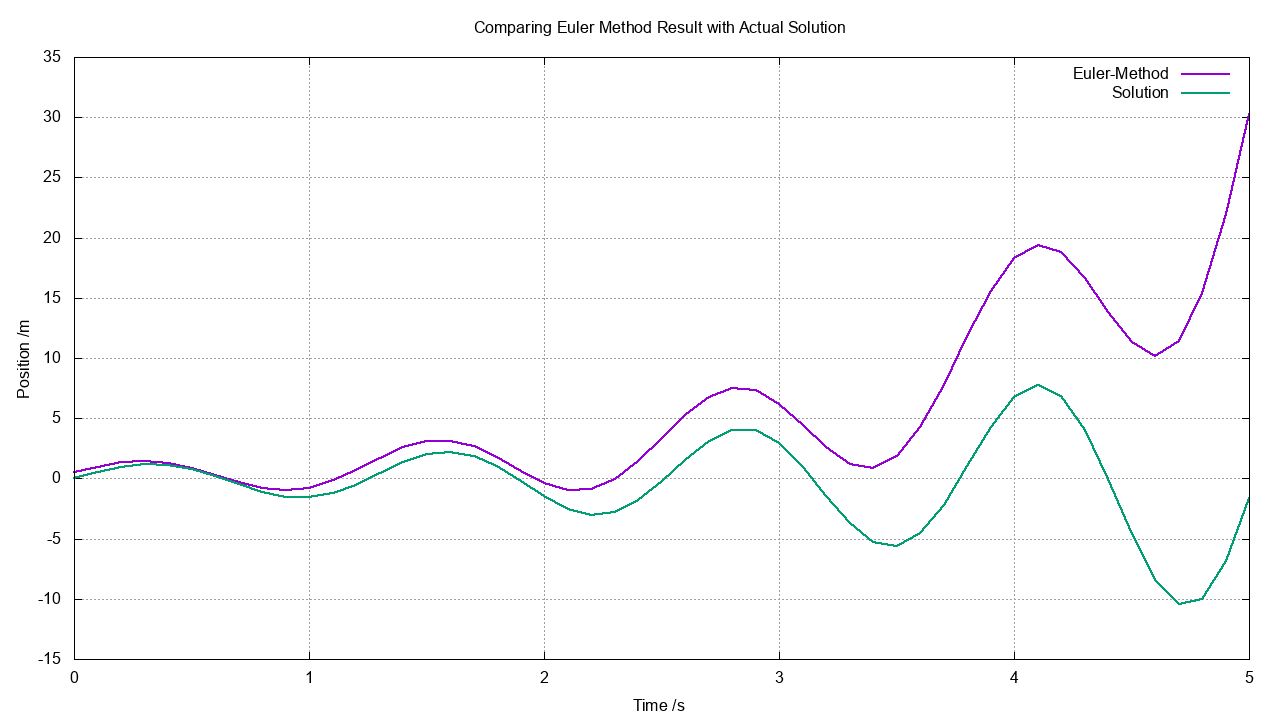

Reproduce this figure in gnuplot.
set title "Comparing Euler Method Result with Actual Solution"
set xlabel "Time /s"
set ylabel "Position /m"
set grid

set terminal png size 1280,720
set output "ODE2.png"
plot "ODE2.dat" u 1:(column("Euler-Method")) w l lw 2, "" u 1:(column("Solution")) w l lw 2

set terminal wxt background '#00222222'
plot "ODE2.dat" u 1:(column("Euler-Method")) w l lw 2, "" u 1:(column("Solution")) w l lw 2
